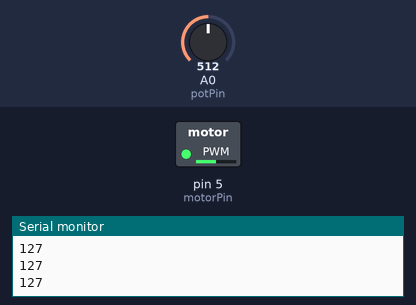
Simulated run of this sketch. Board: Arduino Uno, built with avr-gcc and run on an emulated ATmega328P. Shown: switched loads named in the sketch (green lamp = pin HIGH), the last lines printed to the serial monitor. The inputs (shaded band) are chosen by the test bench; at power-on: A0 (potPin) = 512.

Above: at 1.2 s.
1.3 s: A0 (potPin) set to 716
At 1.7 s:
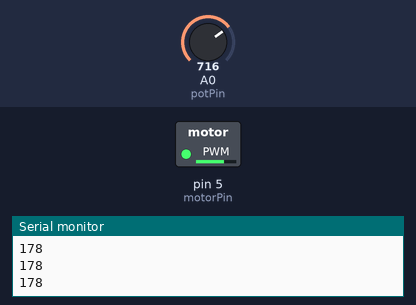
2.8 s: A0 (potPin) set to 900
At 4.0 s:
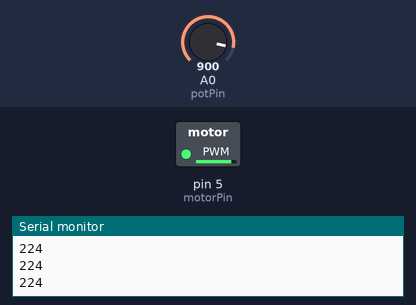
4.3 s: A0 (potPin) set to 122
At 5.2 s:
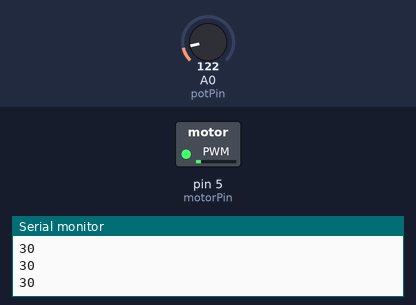
5.8 s: A0 (potPin) set to 0
At 6.3 s:
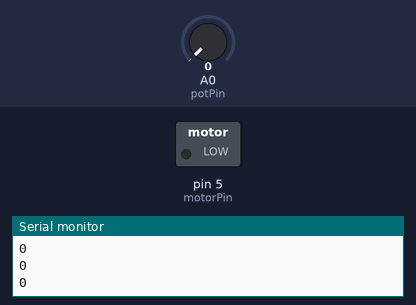
7.3 s: A0 (potPin) set to 511
At 8.7 s:
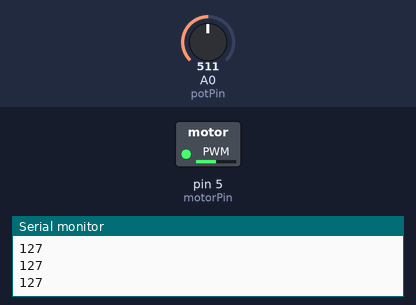
Timing chart, 0 to 9.8 s (numbered marks = the images above; inputs shaded):
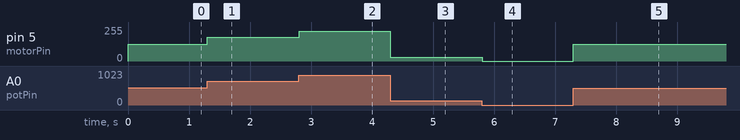

The sketch:

Motor_Control.ino
```cpp
int potPin = 0;     // This sets a variable Potpin in sinc with pin 0
int motorPin = 5;   // This sets a variable  motorPin in sinc with pin 5
int speed;      // This sets a variable Speed. THis will be used to refer to the signal that the motor pin is givingg
int potVal;  // This sets a variable  Pot val. this will be used to refer to as the value that the potpin is giving

void setup() {
    Serial.begin(9600);   // sets the serial monitor
    pinMode(potPin, INPUT);    // sets the potentiometer pin to input
    pinMode(motorPin, OUTPUT);   //sets the motor pin to output

}

void loop() {
    speed = analogRead(potPin); // sets the variable speed equal to the value being recived from the the potwentiometers pin.
    potVal = map(speed, 0, 1023, 0, 255); //scaleing the valu from the potentiometer
    analogWrite(motorPin, potVal);
    Serial.println(potVal);  // printing the value of potrntiometer in the serial moniter.
}
```

Measured:
- after the input at 1.3 s, pin 5 (motorPin): 127/255 → 178/255 at once
- after the input at 2.8 s, pin 5 (motorPin): 178/255 → 224/255 at once
- after the input at 4.3 s, pin 5 (motorPin): 224/255 → 30/255 at once
- after the input at 5.8 s, pin 5 (motorPin): 30/255 → 0/255 at once
- after the input at 7.3 s, pin 5 (motorPin): 0/255 → 127/255 at once
